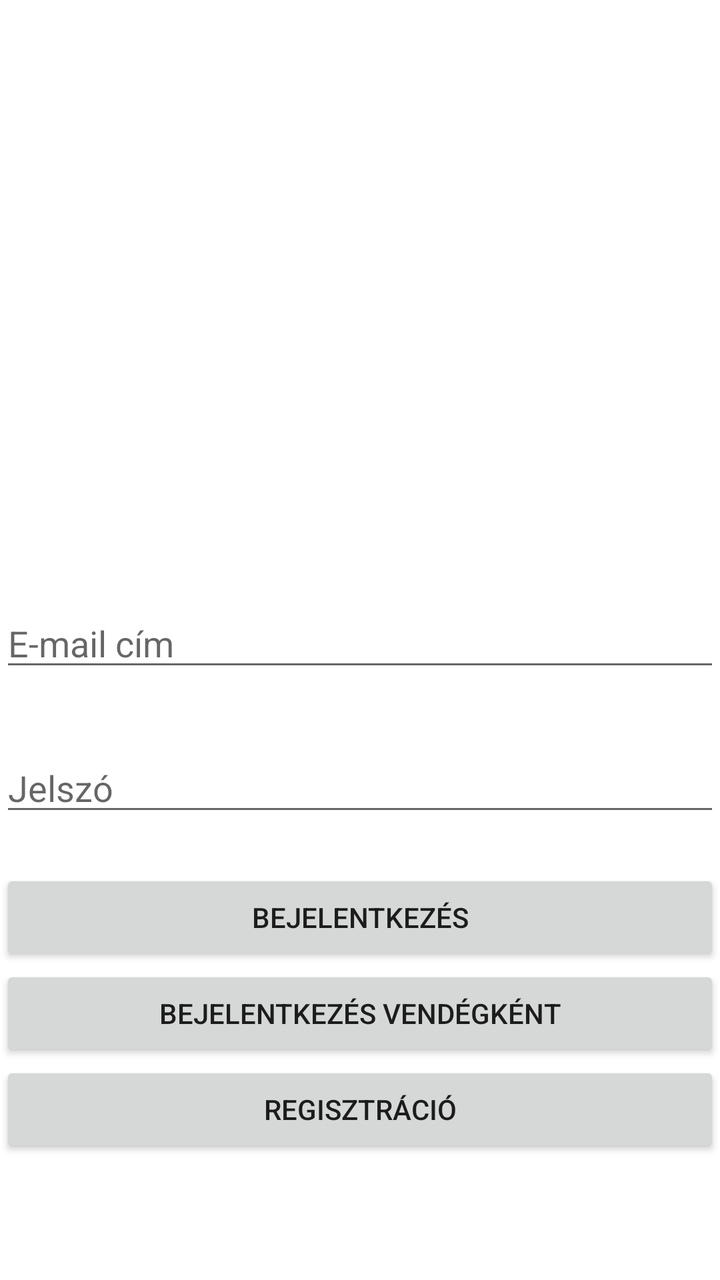
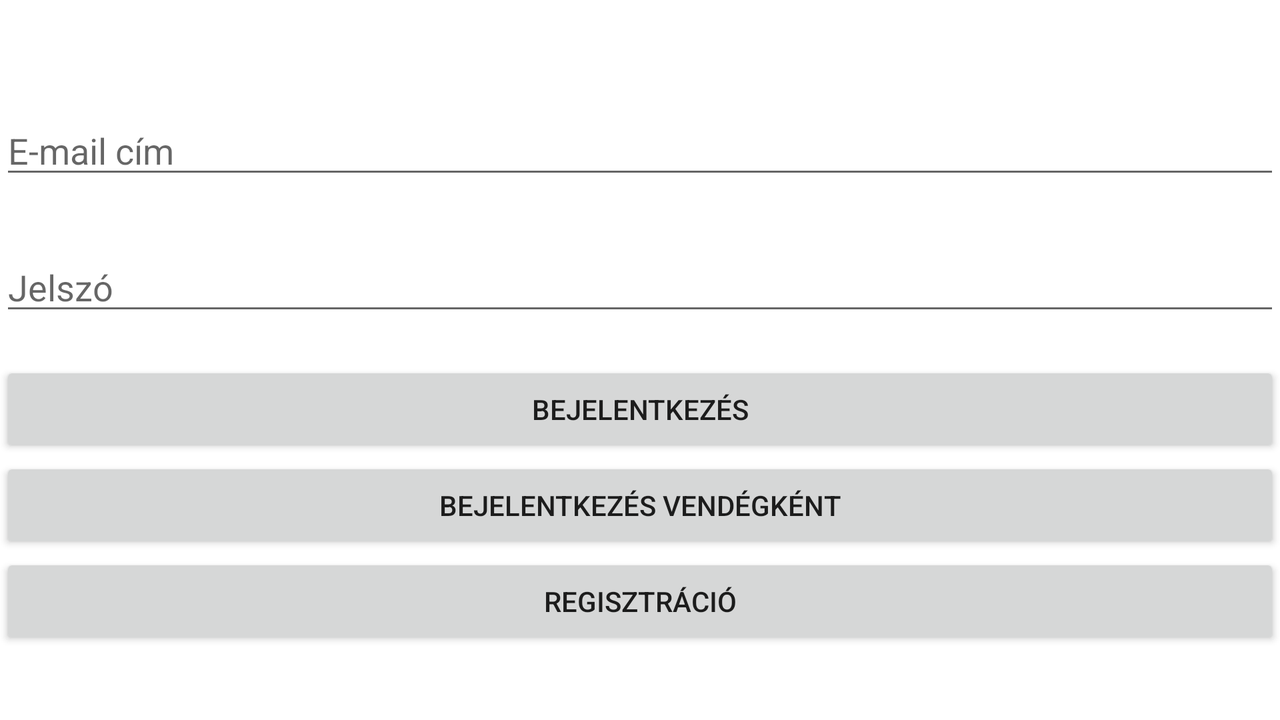

One screen, two layout resources from the same app: the default and the author's alternative for another configuration. Each is rendered where Android would select it; the XML of both is given below.
<!-- AndroidManifest.xml: application theme Theme.CryptocurrencyPriceTracker -->
<!-- res/layout/activity_main.xml -->
<?xml version="1.0" encoding="utf-8"?>
<androidx.constraintlayout.widget.ConstraintLayout xmlns:android="http://schemas.android.com/apk/res/android"
    xmlns:app="http://schemas.android.com/apk/res-auto"
    xmlns:tools="http://schemas.android.com/tools"
    android:layout_width="match_parent"
    android:layout_height="match_parent"
    tools:context=".MainActivity">

    <EditText
        android:id="@+id/usernameEditText"
        android:layout_width="match_parent"
        android:layout_height="wrap_content"
        android:ems="10"
        android:hint="@string/email_address"
        android:inputType="text"
        app:layout_constraintBottom_toBottomOf="parent"
        app:layout_constraintTop_toTopOf="parent" />

    <EditText
        android:id="@+id/passwordEditText"
        android:layout_width="match_parent"
        android:layout_height="wrap_content"
        android:ems="10"
        android:hint="@string/password"
        android:inputType="textPassword"
        app:layout_constraintBottom_toBottomOf="parent"
        app:layout_constraintTop_toBottomOf="@+id/usernameEditText"
        app:layout_constraintVertical_bias="0.12"
        tools:layout_editor_absoluteX="3dp" />

    <Button
        android:id="@+id/loginButton"
        android:layout_width="match_parent"
        android:layout_height="wrap_content"
        android:onClick="login"
        android:text="@string/login"
        app:layout_constraintBottom_toBottomOf="parent"
        app:layout_constraintEnd_toEndOf="parent"
        app:layout_constraintHorizontal_bias="0.0"
        app:layout_constraintStart_toStartOf="parent"
        app:layout_constraintTop_toBottomOf="@+id/passwordEditText"
        app:layout_constraintVertical_bias="0.121" />

    <Button
        android:id="@+id/guestLoginButton"
        android:layout_width="match_parent"
        android:layout_height="wrap_content"
        android:onClick="loginAsGuest"
        android:text="@string/loginAsGuest"
        app:layout_constraintBottom_toBottomOf="parent"
        app:layout_constraintEnd_toEndOf="parent"
        app:layout_constraintHorizontal_bias="0.0"
        app:layout_constraintStart_toStartOf="parent"
        app:layout_constraintTop_toBottomOf="@+id/loginButton"
        app:layout_constraintVertical_bias="0.0" />

    <Button
        android:id="@+id/registrationButton"
        android:layout_width="match_parent"
        android:layout_height="wrap_content"
        android:onClick="registration"
        android:text="@string/registration"
        app:layout_constraintBottom_toBottomOf="parent"
        app:layout_constraintEnd_toEndOf="parent"
        app:layout_constraintHorizontal_bias="0.0"
        app:layout_constraintStart_toStartOf="parent"
        app:layout_constraintTop_toBottomOf="@+id/guestLoginButton"
        app:layout_constraintVertical_bias="0.0" />

</androidx.constraintlayout.widget.ConstraintLayout>
<!-- resources referenced by this layout -->
<resources>
  <string name="email_address">E-mail cím</string>
  <string name="login">Bejelentkezés</string>
  <string name="loginAsGuest">Bejelentkezés vendégként</string>
  <string name="password">Jelszó</string>
  <string name="registration">Regisztráció</string>
  <style name="Theme.CryptocurrencyPriceTracker" parent="Theme.MaterialComponents.DayNight.DarkActionBar">
          
          <item name="colorPrimary">@color/purple_500</item>
          <item name="colorPrimaryVariant">@color/purple_700</item>
          <item name="colorOnPrimary">@color/white</item>
          
          <item name="colorSecondary">@color/teal_200</item>
          <item name="colorSecondaryVariant">@color/teal_700</item>
          <item name="colorOnSecondary">@color/black</item>
          
          <item name="android:statusBarColor" tools:targetApi="l">?attr/colorPrimaryVariant</item>
          
      </style>
</resources>
<!-- res/layout-land/activity_main.xml (the author's variant of the layout above) -->
<!-- drawn on the phone turned sideways -->
<?xml version="1.0" encoding="utf-8"?>
<androidx.constraintlayout.widget.ConstraintLayout xmlns:android="http://schemas.android.com/apk/res/android"
    xmlns:app="http://schemas.android.com/apk/res-auto"
    xmlns:tools="http://schemas.android.com/tools"
    android:layout_width="match_parent"
    android:layout_height="match_parent"
    tools:context=".activity.MainActivity">

    <EditText
        android:id="@+id/emailEditText"
        android:layout_width="match_parent"
        android:layout_height="wrap_content"
        android:ems="10"
        android:hint="@string/email_address"
        android:inputType="textEmailAddress"
        app:layout_constraintBottom_toBottomOf="parent"
        app:layout_constraintTop_toTopOf="parent"
        app:layout_constraintVertical_bias="0.166"
        tools:layout_editor_absoluteX="0dp" />

    <EditText
        android:id="@+id/passwordEditText"
        android:layout_width="match_parent"
        android:layout_height="wrap_content"
        android:ems="10"
        android:hint="@string/password"
        android:inputType="textPassword"
        app:layout_constraintBottom_toBottomOf="parent"
        app:layout_constraintTop_toBottomOf="@+id/emailEditText"
        app:layout_constraintVertical_bias="0.12"
        tools:layout_editor_absoluteX="3dp" />

    <Button
        android:id="@+id/loginButton"
        android:layout_width="match_parent"
        android:layout_height="wrap_content"
        android:onClick="login"
        android:text="@string/login"
        app:layout_constraintBottom_toBottomOf="parent"
        app:layout_constraintEnd_toEndOf="parent"
        app:layout_constraintHorizontal_bias="0.0"
        app:layout_constraintStart_toStartOf="parent"
        app:layout_constraintTop_toBottomOf="@+id/passwordEditText"
        app:layout_constraintVertical_bias="0.121" />

    <Button
        android:id="@+id/guestLoginButton"
        android:layout_width="match_parent"
        android:layout_height="wrap_content"
        android:onClick="loginAsGuest"
        android:text="@string/loginAsGuest"
        app:layout_constraintBottom_toBottomOf="parent"
        app:layout_constraintEnd_toEndOf="parent"
        app:layout_constraintHorizontal_bias="0.0"
        app:layout_constraintStart_toStartOf="parent"
        app:layout_constraintTop_toBottomOf="@+id/loginButton"
        app:layout_constraintVertical_bias="0.0" />

    <Button
        android:id="@+id/registrationButton"
        android:layout_width="match_parent"
        android:layout_height="wrap_content"
        android:onClick="registration"
        android:text="@string/registration"
        app:layout_constraintBottom_toBottomOf="parent"
        app:layout_constraintEnd_toEndOf="parent"
        app:layout_constraintHorizontal_bias="0.0"
        app:layout_constraintStart_toStartOf="parent"
        app:layout_constraintTop_toBottomOf="@+id/guestLoginButton"
        app:layout_constraintVertical_bias="0.0" />

</androidx.constraintlayout.widget.ConstraintLayout>
